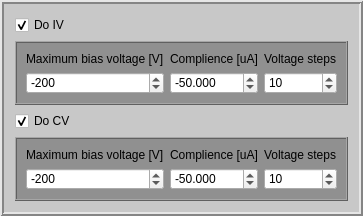
    <widget class="QFrame" name="DoIVCVframe">
     <property name="maximumSize">
      <size>
       <width>16777215</width>
       <height>300</height>
      </size>
     </property>
     <property name="autoFillBackground">
      <bool>false</bool>
     </property>
     <property name="styleSheet">
      <string notr="true">QFrame { background : rgb(200, 200, 200) }  </string>
     </property>
     <property name="frameShape">
      <enum>QFrame::Box</enum>
     </property>
     <property name="frameShadow">
      <enum>QFrame::Raised</enum>
     </property>
     <property name="lineWidth">
      <number>2</number>
     </property>
     <layout class="QVBoxLayout" name="verticalLayout_2">
      <item>
       <widget class="QCheckBox" name="doIV_checkBox">
        <property name="enabled">
         <bool>true</bool>
        </property>
        <property name="text">
         <string>Do IV</string>
        </property>
        <property name="checked">
         <bool>true</bool>
        </property>
       </widget>
      </item>
      <item>
       <widget class="QFrame" name="IV_settings_settings">
        <property name="maximumSize">
         <size>
          <width>16777215</width>
          <height>100</height>
         </size>
        </property>
        <property name="font">
         <font>
          <weight>75</weight>
          <bold>true</bold>
          <underline>false</underline>
         </font>
        </property>
        <property name="styleSheet">
         <string notr="true">QFrame { background :rgb(144, 144, 144) }</string>
        </property>
        <property name="frameShape">
         <enum>QFrame::Box</enum>
        </property>
        <property name="frameShadow">
         <enum>QFrame::Raised</enum>
        </property>
        <layout class="QGridLayout" name="gridLayout">
         <item row="1" column="2">
          <widget class="QLabel" name="voltages_steps_label">
           <property name="text">
            <string>Voltage steps</string>
           </property>
          </widget>
         </item>
         <item row="2" column="0">
          <widget class="QDoubleSpinBox" name="max_voltage_IV">
           <property name="decimals">
            <number>0</number>
           </property>
           <property name="minimum">
            <double>-1000.000000000000000</double>
           </property>
           <property name="maximum">
            <double>0.000000000000000</double>
           </property>
           <property name="singleStep">
            <double>10.000000000000000</double>
           </property>
           <property name="value">
            <double>-200.000000000000000</double>
           </property>
          </widget>
         </item>
         <item row="2" column="1">
          <widget class="QDoubleSpinBox" name="complience_IV">
           <property name="decimals">
            <number>3</number>
           </property>
           <property name="minimum">
            <double>-1000.000000000000000</double>
           </property>
           <property name="maximum">
            <double>0.000000000000000</double>
           </property>
           <property name="singleStep">
            <double>0.100000000000000</double>
           </property>
           <property name="value">
            <double>-50.000000000000000</double>
           </property>
          </widget>
         </item>
         <item row="1" column="1">
          <widget class="QLabel" name="complience_label_IV">
           <property name="text">
            <string>Complience [uA]</string>
           </property>
          </widget>
         </item>
         <item row="2" column="2">
          <widget class="QDoubleSpinBox" name="voltage_steps_IV">
           <property name="buttonSymbols">
            <enum>QAbstractSpinBox::UpDownArrows</enum>
           </property>
           <property name="decimals">
            <number>0</number>
           </property>
           <property name="maximum">
            <double>1000.000000000000000</double>
           </property>
           <property name="value">
            <double>10.000000000000000</double>
           </property>
          </widget>
         </item>
         <item row="1" column="0">
          <widget class="QLabel" name="max_voltage_label_IV">
           <property name="text">
            <string>Maximum bias voltage [V]</string>
           </property>
          </widget>
         </item>
        </layout>
       </widget>
      </item>
      <item>
       <widget class="QCheckBox" name="doCV_checkBox">
        <property name="text">
         <string>Do CV</string>
        </property>
        <property name="checked">
         <bool>true</bool>
        </property>
       </widget>
      </item>
      <item>
       <widget class="QFrame" name="CV_settings_label">
        <property name="maximumSize">
         <size>
          <width>16777215</width>
          <height>100</height>
         </size>
        </property>
        <property name="font">
         <font>
          <weight>75</weight>
          <bold>true</bold>
         </font>
        </property>
        <property name="styleSheet">
         <string notr="true">QFrame { background :rgb(144, 144, 144) }</string>
        </property>
        <property name="frameShape">
         <enum>QFrame::Box</enum>
        </property>
        <property name="frameShadow">
         <enum>QFrame::Raised</enum>
        </property>
        <layout class="QGridLayout" name="gridLayout_2">
         <item row="1" column="0">
          <widget class="QLabel" name="max_voltage_label_CV">
           <property name="text">
            <string>Maximum bias voltage [V]</string>
           </property>
          </widget>
         </item>
         <item row="2" column="0">
          <widget class="QDoubleSpinBox" name="max_voltage_CV">
           <property name="decimals">
            <number>0</number>
           </property>
           <property name="minimum">
            <double>-1000.000000000000000</double>
           </property>
           <property name="maximum">
            <double>0.000000000000000</double>
           </property>
           <property name="singleStep">
            <double>10.000000000000000</double>
           </property>
           <property name="value">
            <double>-200.000000000000000</double>
           </property>
          </widget>
         </item>
         <item row="1" column="1">
          <widget class="QLabel" name="complience_label_CV">
           <property name="text">
            <string>Complience [uA]</string>
           </property>
          </widget>
         </item>
         <item row="2" column="2">
          <widget class="QDoubleSpinBox" name="voltage_steps_CV">
           <property name="buttonSymbols">
            <enum>QAbstractSpinBox::UpDownArrows</enum>
           </property>
           <property name="decimals">
            <number>0</number>
           </property>
           <property name="maximum">
            <double>1000.000000000000000</double>
           </property>
           <property name="value">
            <double>10.000000000000000</double>
           </property>
          </widget>
         </item>
         <item row="2" column="1">
          <widget class="QDoubleSpinBox" name="complience_CV">
           <property name="decimals">
            <number>3</number>
           </property>
           <property name="minimum">
            <double>-1000.000000000000000</double>
           </property>
           <property name="maximum">
            <double>0.000000000000000</double>
           </property>
           <property name="singleStep">
            <double>0.100000000000000</double>
           </property>
           <property name="value">
            <double>-50.000000000000000</double>
           </property>
          </widget>
         </item>
         <item row="1" column="2">
          <widget class="QLabel" name="voltages_steps_label_CV">
           <property name="text">
            <string>Voltage steps</string>
           </property>
          </widget>
         </item>
        </layout>
       </widget>
      </item>
     </layout>
    </widget>
